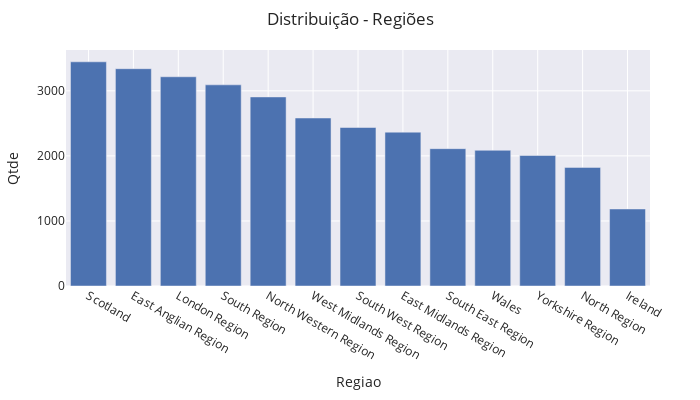

The cell this chart's notebook holds for it:
### Code cell
regiao = studentInfo.groupby('region').count().reset_index()[['region', 'code_module']].sort_values(by='code_module', ascending=False).\
    rename(columns={"code_module": "Qtde", "region": "Regiao"})
fig = px.bar(regiao, x='Regiao', y='Qtde', template="seaborn")
fig.update_layout(
    margin=dict(l=20, r=50, t=50, b=20),
    title = 'Distribuição - Regiões',
    width=700, 
    height=400,
    
)
fig.show()

### Figure 1 — Plotly figure (JSON) as saved in the notebook; plotly's stock layout.template omitted (floating-point values rounded to 4 significant figures)
{"data": [{"alignmentgroup": "True", "hovertemplate": "Regiao=%{x}<br>Qtde=%{y}<extra></extra>", "legendgroup": "", "marker": {"color": "rgb(76,114,176)", "pattern": {"shape": ""}}, "name": "", "offsetgroup": "", "orientation": "v", "showlegend": false, "textposition": "auto", "type": "bar", "x": ["Scotland", "East Anglian Region", "London Region", "South Region", "North Western Region", "West Midlands Region", "South West Region", "East Midlands Region", "South East Region", "Wales", "Yorkshire Region", "North Region", "Ireland"], "xaxis": "x", "y": [3446, 3340, 3216, 3092, 2906, 2582, 2436, 2365, 2111, 2086, 2006, 1823, 1184], "yaxis": "y"}], "layout": {"barmode": "relative", "height": 400, "legend": {"tracegroupgap": 0}, "margin": {"b": 20, "l": 20, "r": 50, "t": 50}, "title": {"text": "Distribuição - Regiões"}, "width": 700, "xaxis": {"anchor": "y", "domain": [0, 1], "title": {"text": "Regiao"}}, "yaxis": {"anchor": "x", "domain": [0, 1], "title": {"text": "Qtde"}}}}
